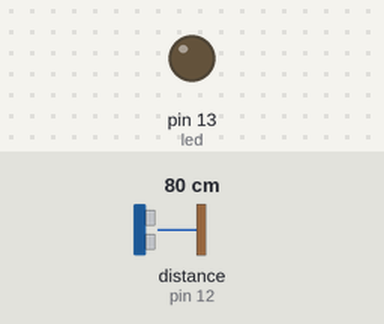
Bench run of a sketch on a simulated Arduino Uno, built with avr-gcc and run on an emulated ATmega328P. Shown: output pins drawn as LEDs (lit = HIGH). Wiring (inferred from the names in the program): ultrasonic range finder: trigger pin 11; echo pin 12. The inputs (shaded band) are chosen by the test bench; at power-on: distance to the obstacle (sensor on pin 12) 80 cm. The echo pulse lasts 58.3 µs per cm; pins used as bus, display or sensor lines are not drawn.

Above: at 1.2 s.
1.3 s: distance to the obstacle (sensor on pin 12) set to 10 cm
2.8 s: distance to the obstacle (sensor on pin 12) set to 7 cm
At 3.2 s:
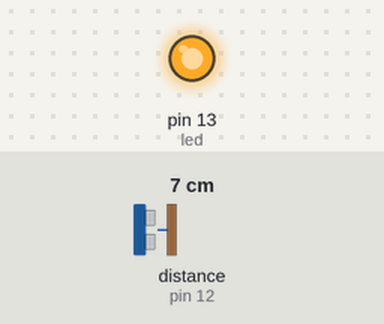
4.3 s: distance to the obstacle (sensor on pin 12) set to 9 cm
At 5.5 s:
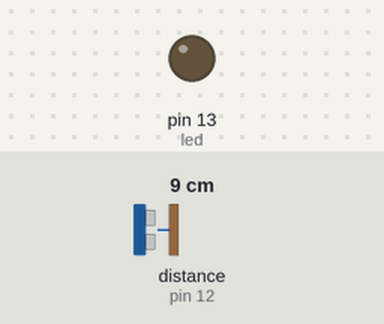
5.8 s: distance to the obstacle (sensor on pin 12) set to 2 cm
At 6.7 s:
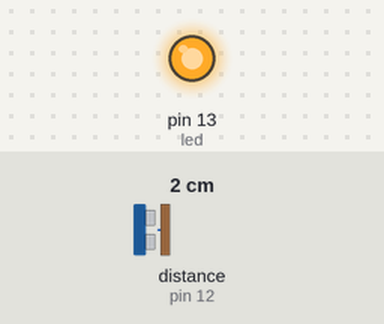
Timing chart, 0 to 8.3 s (numbered marks = the images above; inputs shaded):
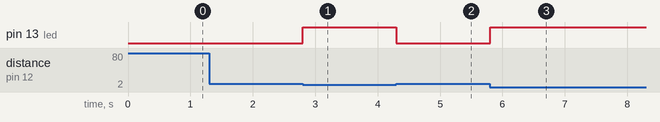

Measured:
- the behaviour switches between 9 and 8 cm on distance to the obstacle (sensor on pin 12) (found by bisection; images 0 and 1)
- after the input at 1.3 s, every drawn part: stays the same
- after the input at 2.8 s, pin 13 (led): LOW → HIGH at once
- after the input at 4.3 s, pin 13 (led): HIGH → LOW at once
- after the input at 5.8 s, pin 13 (led): LOW → HIGH at once

The sketch:

Sonar_Test.ino
```cpp
// Pin 13 has an LED connected on most Arduino boards.
// give it a name:
const int led = 13;

const int sonarTrig = 11;   // Connect the sonar Trig pin (Blue wire) to pin #3 on the Pro Trinket.
const int sonarEcho = 12;   // Connect the sonar Echo pin (Green wire) to pin #4 on the Pro Trinket.

// Number in cm when the LED should turn on.
const int obstacle = 8;

// Duration of a ping, distance in inches, distance converted to cm.
long duration, inches, cm;

void setup()
{
  pinMode(led, OUTPUT); // initialize the LED as an output.
  pinMode(sonarTrig, OUTPUT); //This will send out the sonar Ping.
  pinMode(sonarEcho, INPUT); // This will listen for the Ping if it bounces off of an object.
}

void loop()
{
  /* The PING))) is triggered by a HIGH pulse of 2 or more microseconds.
  Give a short LOW pulse beforehand to ensure a clean HIGH pulse:*/
  digitalWrite(sonarTrig, LOW);
  delayMicroseconds(2);
  digitalWrite(sonarTrig, HIGH);
  delayMicroseconds(5);
  digitalWrite(sonarTrig, LOW);
  /* The sonarEcho pin is used to read the signal from the PING))): a HIGH
  pulse whose duration is the time (in microseconds) from the sending
  of the ping to the reception of its echo off of an object.*/
  duration = pulseIn(sonarEcho, HIGH);

  // convert the time into a distance.
  inches = microsecondsToInches(duration);
  cm = microsecondsToCentimeters(duration);

  if ( cm < obstacle ) {
   // obstacle avoidance.
   digitalWrite(led, HIGH);   // turn the LED on (HIGH is the voltage level)
  } else {
   digitalWrite(led, LOW);    // turn the LED off by making the voltage LOW
  }
}

long microsecondsToInches(long microseconds)
{
  // According to Parallax's datasheet for the PING))), there are
  // 73.746 microseconds per inch (i.e. sound travels at 1130 feet per
  // second).  This gives the distance travelled by the ping, outbound
  // and return, so we divide by 2 to get the distance of the obstacle.
  // See: http://www.parallax.com/dl/docs/prod/acc/28015-PING-v1.3.pdf
  return microseconds / 74 / 2;
}

long microsecondsToCentimeters(long microseconds)
{
  // The moveSpeed of sound is 340 m/s or 29 microseconds per centimeter.
  // The ping travels out and back, so to find the distance of the
  // object we take half of the distance travelled.
  return microseconds / 29 / 2;
}
```
